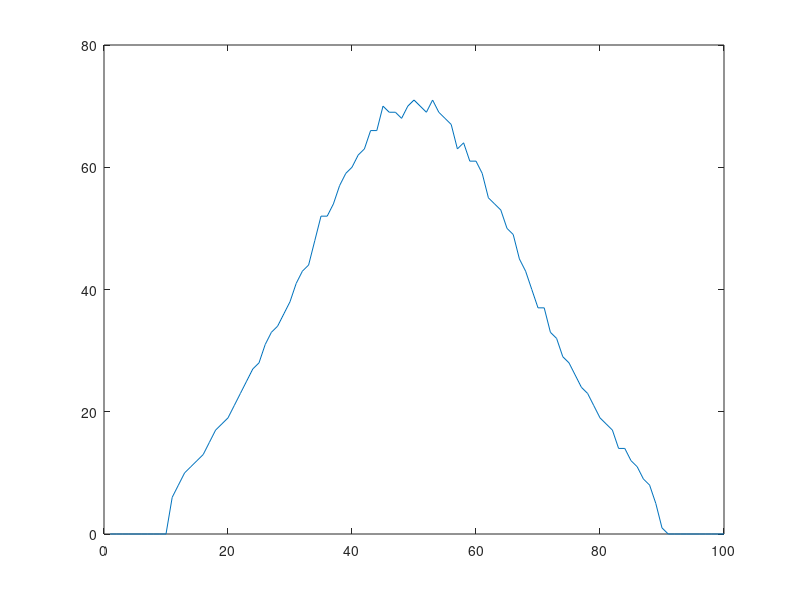
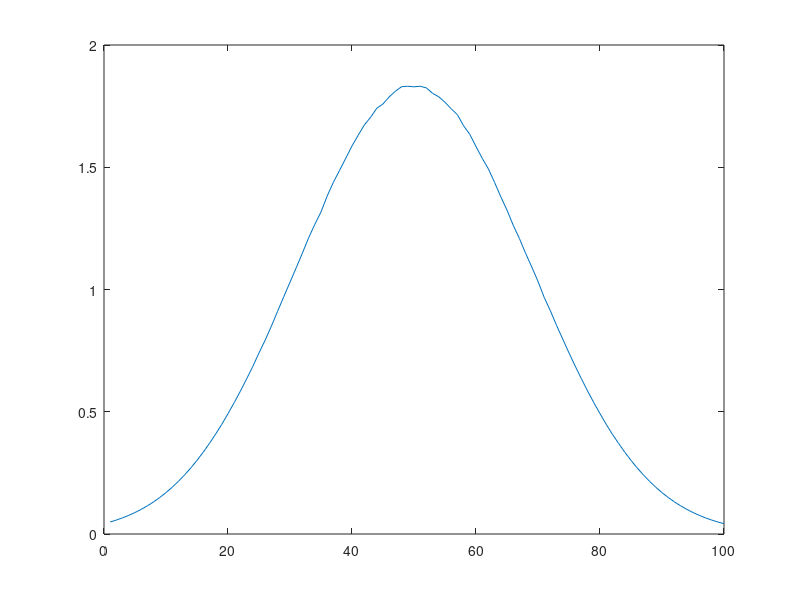

Reproduce these figures in MATLAB, in order.
clear all;

numCA3 = 100;

%parameters from izzynet code
aa = 0.02;
bb = 0.2;
cc = -65;
dd = 8;

% STDP lists for LTD and LTP weight changes
LTP = zeros(1,numCA3);    % from CA3 to CA1 neurons
LTD = zeros(1,numCA3);    % from CA3 to CA1 neurons

% STDP parameters
A_plus = 0.1;
A_minus = -0.105;
t_plus = 20;
t_minus = 20;

wmin = 0;
wmax = 5.0;

sigma=3;
maxCurrent = 30;

%CA1 neuron
v1 = cc;
u1 = bb*v1;

numFirings = zeros(1,100);


gaussWeights = normpdf(1:100,50,18);
gaussWeights = gaussWeights*(1/max(gaussWeights));
gaussWeights = gaussWeights*2;

%strength = 2*rand(1,numCA3);
strength = gaussWeights;

for step = 1:100
    
    %I1 = gaussWeights(step)*10;
   
    for t = 1:1000
        
        %CA1 neuron current
        % adds strengths of ones that fired
        I1 = strength(step)*20;
        
        
        %CA1 neuron voltage
        if(v1>=30)
            v1 = cc;
            u1 = u1+dd;
            numFirings(step) = numFirings(step)+1;
            
            % if neuron i is excitatory
            % 1)    apply LTP for weights that connect to neuron i 
            %       (i.e., the neurons that fired prior to i)  
            % 2)    apply LTD for weights from neuron i 
            %       (i.e., the neurons that i fired before) 
            % 3)    set the max LTP for  weights that connect from neuron i
            % 4)    set the max LTD for weights that connect to neuron i

            strength(step) = min(wmax,strength(step) + LTP(step)); % LTP to weights that connect to i from all exc 
            strength(step) = max(wmin,strength(step) + LTD(step)); % LTD to weights that connect to all exc from i
            LTP(step) = A_plus;   % set max LTP to all exc from i
            LTD(step) = A_minus;  % set max LTD to i from all exc
            
        end
        
        v1=v1+0.5*(0.04*v1^2+5*v1+140-u1+I1);
        v1=v1+0.5*(0.04*v1^2+5*v1+140-u1+I1);
        u1=u1+aa*(bb*v1-u1);
        
        
        
        % exponentially decay LTD and LTP based on time constants
        LTP = LTP - LTP/t_plus;
        LTD = LTD - LTD/t_minus;
        
    end
    
    
    
end

figure
plot(numFirings)

figure
plot(strength)
